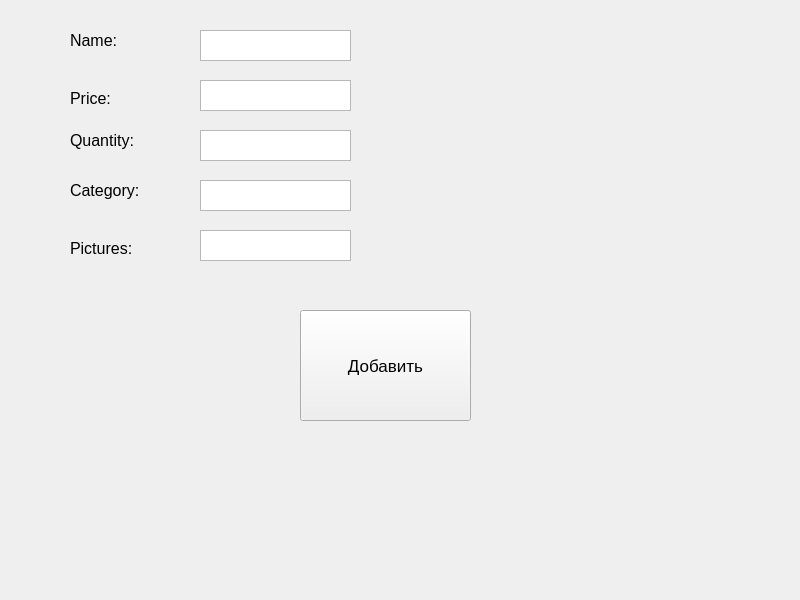
<?xml version="1.0" encoding="UTF-8"?>
<ui version="4.0">
 <class>MainWindow</class>
 <widget class="QMainWindow" name="MainWindow">
  <property name="geometry">
   <rect>
    <x>0</x>
    <y>0</y>
    <width>800</width>
    <height>600</height>
   </rect>
  </property>
  <property name="windowTitle">
   <string>MainWindow</string>
  </property>
  <widget class="QWidget" name="centralwidget">
   <widget class="QPushButton" name="insert_button">
    <property name="geometry">
     <rect>
      <x>300</x>
      <y>310</y>
      <width>171</width>
      <height>111</height>
     </rect>
    </property>
    <property name="font">
     <font>
      <pointsize>13</pointsize>
     </font>
    </property>
    <property name="text">
     <string>Добавить</string>
    </property>
   </widget>
   <widget class="QLabel" name="name_label">
    <property name="geometry">
     <rect>
      <x>70</x>
      <y>30</y>
      <width>81</width>
      <height>21</height>
     </rect>
    </property>
    <property name="font">
     <font>
      <pointsize>12</pointsize>
     </font>
    </property>
    <property name="text">
     <string>Name:</string>
    </property>
   </widget>
   <widget class="QLabel" name="price_label">
    <property name="geometry">
     <rect>
      <x>70</x>
      <y>90</y>
      <width>71</width>
      <height>16</height>
     </rect>
    </property>
    <property name="font">
     <font>
      <pointsize>12</pointsize>
     </font>
    </property>
    <property name="text">
     <string>Price:</string>
    </property>
   </widget>
   <widget class="QLabel" name="quantity_label">
    <property name="geometry">
     <rect>
      <x>70</x>
      <y>130</y>
      <width>81</width>
      <height>21</height>
     </rect>
    </property>
    <property name="font">
     <font>
      <pointsize>12</pointsize>
     </font>
    </property>
    <property name="text">
     <string>Quantity:</string>
    </property>
   </widget>
   <widget class="QLabel" name="category_label">
    <property name="geometry">
     <rect>
      <x>70</x>
      <y>180</y>
      <width>171</width>
      <height>21</height>
     </rect>
    </property>
    <property name="font">
     <font>
      <pointsize>12</pointsize>
     </font>
    </property>
    <property name="text">
     <string>Category:</string>
    </property>
   </widget>
   <widget class="QPlainTextEdit" name="name_plain_text_edit">
    <property name="geometry">
     <rect>
      <x>200</x>
      <y>30</y>
      <width>151</width>
      <height>31</height>
     </rect>
    </property>
   </widget>
   <widget class="QPlainTextEdit" name="price_plain_text_edit">
    <property name="geometry">
     <rect>
      <x>200</x>
      <y>80</y>
      <width>151</width>
      <height>31</height>
     </rect>
    </property>
   </widget>
   <widget class="QPlainTextEdit" name="quantity_plaint_text_edit">
    <property name="geometry">
     <rect>
      <x>200</x>
      <y>130</y>
      <width>151</width>
      <height>31</height>
     </rect>
    </property>
   </widget>
   <widget class="QPlainTextEdit" name="category_plain_text_edit">
    <property name="geometry">
     <rect>
      <x>200</x>
      <y>180</y>
      <width>151</width>
      <height>31</height>
     </rect>
    </property>
   </widget>
   <widget class="QLabel" name="label">
    <property name="geometry">
     <rect>
      <x>70</x>
      <y>240</y>
      <width>91</width>
      <height>16</height>
     </rect>
    </property>
    <property name="font">
     <font>
      <pointsize>12</pointsize>
     </font>
    </property>
    <property name="text">
     <string>Pictures:</string>
    </property>
   </widget>
   <widget class="QPlainTextEdit" name="pictures_plain_text_edit">
    <property name="geometry">
     <rect>
      <x>200</x>
      <y>230</y>
      <width>151</width>
      <height>31</height>
     </rect>
    </property>
   </widget>
  </widget>
 </widget>
 <resources/>
 <connections/>
</ui>
